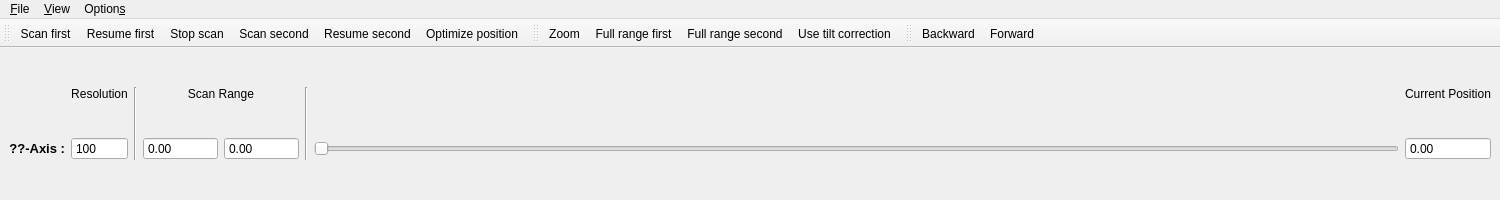
<?xml version="1.0" encoding="UTF-8"?>
<ui version="4.0">
 <class>MainWindow</class>
 <widget class="QMainWindow" name="MainWindow">
  <property name="geometry">
   <rect>
    <x>0</x>
    <y>0</y>
    <width>1500</width>
    <height>200</height>
   </rect>
  </property>
  <property name="sizePolicy">
   <sizepolicy hsizetype="Preferred" vsizetype="Preferred">
    <horstretch>0</horstretch>
    <verstretch>0</verstretch>
   </sizepolicy>
  </property>
  <property name="windowTitle">
   <string>qudi: Confocal</string>
  </property>
  <widget class="QWidget" name="centralwidget">
   <layout class="QGridLayout" name="gridLayout_3">
    <item row="1" column="6">
     <widget class="QSlider" name="axis_0_slider">
      <property name="minimumSize">
       <size>
        <width>150</width>
        <height>0</height>
       </size>
      </property>
      <property name="singleStep">
       <number>1</number>
      </property>
      <property name="orientation">
       <enum>Qt::Horizontal</enum>
      </property>
     </widget>
    </item>
    <item row="1" column="3">
     <widget class="ScienDSpinBox" name="axis_0_min_range_scienDSpinBox">
      <property name="sizePolicy">
       <sizepolicy hsizetype="Preferred" vsizetype="Fixed">
        <horstretch>0</horstretch>
        <verstretch>0</verstretch>
       </sizepolicy>
      </property>
      <property name="minimumSize">
       <size>
        <width>75</width>
        <height>0</height>
       </size>
      </property>
      <property name="maximumSize">
       <size>
        <width>16777215</width>
        <height>16777215</height>
       </size>
      </property>
      <property name="mouseTracking">
       <bool>true</bool>
      </property>
      <property name="focusPolicy">
       <enum>Qt::WheelFocus</enum>
      </property>
      <property name="acceptDrops">
       <bool>true</bool>
      </property>
      <property name="toolTip">
       <string>&lt;html&gt;&lt;head/&gt;&lt;body&gt;&lt;p&gt;&lt;span style=&quot; font-size:10pt; font-weight:600;&quot;&gt;X_Min&lt;/span&gt;&lt;/p&gt;&lt;/body&gt;&lt;/html&gt;</string>
      </property>
      <property name="alignment">
       <set>Qt::AlignLeading|Qt::AlignLeft|Qt::AlignVCenter</set>
      </property>
      <property name="buttonSymbols">
       <enum>QAbstractSpinBox::NoButtons</enum>
      </property>
      <property name="accelerated">
       <bool>true</bool>
      </property>
      <property name="decimals">
       <number>2</number>
      </property>
      <property name="minimum">
       <double>-200.000000000000000</double>
      </property>
      <property name="maximum">
       <double>200.000000000000000</double>
      </property>
      <property name="singleStep">
       <double>0.100000000000000</double>
      </property>
     </widget>
    </item>
    <item row="1" column="0">
     <widget class="QLabel" name="axis_0_label">
      <property name="sizePolicy">
       <sizepolicy hsizetype="Preferred" vsizetype="Fixed">
        <horstretch>0</horstretch>
        <verstretch>0</verstretch>
       </sizepolicy>
      </property>
      <property name="font">
       <font>
        <pointsize>10</pointsize>
        <weight>75</weight>
        <bold>true</bold>
       </font>
      </property>
      <property name="layoutDirection">
       <enum>Qt::LeftToRight</enum>
      </property>
      <property name="text">
       <string>??-Axis :</string>
      </property>
      <property name="scaledContents">
       <bool>false</bool>
      </property>
      <property name="alignment">
       <set>Qt::AlignRight|Qt::AlignTrailing|Qt::AlignVCenter</set>
      </property>
     </widget>
    </item>
    <item row="1" column="1">
     <widget class="QSpinBox" name="axis_0_resolution_spinBox">
      <property name="sizePolicy">
       <sizepolicy hsizetype="Preferred" vsizetype="Fixed">
        <horstretch>0</horstretch>
        <verstretch>0</verstretch>
       </sizepolicy>
      </property>
      <property name="minimumSize">
       <size>
        <width>50</width>
        <height>0</height>
       </size>
      </property>
      <property name="maximumSize">
       <size>
        <width>16777215</width>
        <height>16777215</height>
       </size>
      </property>
      <property name="mouseTracking">
       <bool>true</bool>
      </property>
      <property name="focusPolicy">
       <enum>Qt::WheelFocus</enum>
      </property>
      <property name="acceptDrops">
       <bool>true</bool>
      </property>
      <property name="toolTip">
       <string>&lt;html&gt;&lt;head/&gt;&lt;body&gt;&lt;p&gt;&lt;span style=&quot; font-size:10pt; font-weight:600;&quot;&gt;XY-Resolution&lt;/span&gt;&lt;/p&gt;&lt;/body&gt;&lt;/html&gt;</string>
      </property>
      <property name="alignment">
       <set>Qt::AlignLeading|Qt::AlignLeft|Qt::AlignVCenter</set>
      </property>
      <property name="buttonSymbols">
       <enum>QAbstractSpinBox::NoButtons</enum>
      </property>
      <property name="accelerated">
       <bool>true</bool>
      </property>
      <property name="minimum">
       <number>2</number>
      </property>
      <property name="maximum">
       <number>10000</number>
      </property>
      <property name="value">
       <number>100</number>
      </property>
     </widget>
    </item>
    <item row="1" column="4">
     <widget class="ScienDSpinBox" name="axis_0_max_range_scienDSpinBox">
      <property name="sizePolicy">
       <sizepolicy hsizetype="Preferred" vsizetype="Fixed">
        <horstretch>0</horstretch>
        <verstretch>0</verstretch>
       </sizepolicy>
      </property>
      <property name="minimumSize">
       <size>
        <width>75</width>
        <height>0</height>
       </size>
      </property>
      <property name="maximumSize">
       <size>
        <width>16777215</width>
        <height>16777215</height>
       </size>
      </property>
      <property name="mouseTracking">
       <bool>true</bool>
      </property>
      <property name="focusPolicy">
       <enum>Qt::WheelFocus</enum>
      </property>
      <property name="acceptDrops">
       <bool>true</bool>
      </property>
      <property name="toolTip">
       <string>&lt;html&gt;&lt;head/&gt;&lt;body&gt;&lt;p&gt;&lt;span style=&quot; font-size:10pt; font-weight:600;&quot;&gt;X_Max&lt;/span&gt;&lt;/p&gt;&lt;/body&gt;&lt;/html&gt;</string>
      </property>
      <property name="alignment">
       <set>Qt::AlignLeading|Qt::AlignLeft|Qt::AlignVCenter</set>
      </property>
      <property name="buttonSymbols">
       <enum>QAbstractSpinBox::NoButtons</enum>
      </property>
      <property name="accelerated">
       <bool>true</bool>
      </property>
      <property name="decimals">
       <number>2</number>
      </property>
      <property name="minimum">
       <double>-200.000000000000000</double>
      </property>
      <property name="maximum">
       <double>200.000000000000000</double>
      </property>
     </widget>
    </item>
    <item row="1" column="7">
     <widget class="ScienDSpinBox" name="axis_0_position_scienDSpinBox">
      <property name="sizePolicy">
       <sizepolicy hsizetype="Preferred" vsizetype="Fixed">
        <horstretch>0</horstretch>
        <verstretch>0</verstretch>
       </sizepolicy>
      </property>
      <property name="minimumSize">
       <size>
        <width>75</width>
        <height>0</height>
       </size>
      </property>
      <property name="maximumSize">
       <size>
        <width>16777215</width>
        <height>16777215</height>
       </size>
      </property>
      <property name="mouseTracking">
       <bool>true</bool>
      </property>
      <property name="focusPolicy">
       <enum>Qt::WheelFocus</enum>
      </property>
      <property name="acceptDrops">
       <bool>true</bool>
      </property>
      <property name="toolTip">
       <string>&lt;html&gt;&lt;head/&gt;&lt;body&gt;&lt;p&gt;&lt;span style=&quot; font-size:10pt; font-weight:600;&quot;&gt;X-position&lt;/span&gt;&lt;/p&gt;&lt;/body&gt;&lt;/html&gt;</string>
      </property>
      <property name="alignment">
       <set>Qt::AlignLeading|Qt::AlignLeft|Qt::AlignVCenter</set>
      </property>
      <property name="buttonSymbols">
       <enum>QAbstractSpinBox::NoButtons</enum>
      </property>
      <property name="accelerated">
       <bool>true</bool>
      </property>
      <property name="decimals">
       <number>2</number>
      </property>
      <property name="minimum">
       <double>-1000.000000000000000</double>
      </property>
      <property name="maximum">
       <double>1000.000000000000000</double>
      </property>
      <property name="singleStep">
       <double>0.010000000000000</double>
      </property>
     </widget>
    </item>
    <item row="0" column="7">
     <widget class="QLabel" name="position_label">
      <property name="sizePolicy">
       <sizepolicy hsizetype="Preferred" vsizetype="Fixed">
        <horstretch>0</horstretch>
        <verstretch>0</verstretch>
       </sizepolicy>
      </property>
      <property name="text">
       <string>Current Position</string>
      </property>
      <property name="alignment">
       <set>Qt::AlignCenter</set>
      </property>
     </widget>
    </item>
    <item row="0" column="3" colspan="2">
     <widget class="QLabel" name="scanrange_label">
      <property name="sizePolicy">
       <sizepolicy hsizetype="Preferred" vsizetype="Fixed">
        <horstretch>0</horstretch>
        <verstretch>0</verstretch>
       </sizepolicy>
      </property>
      <property name="text">
       <string>Scan Range</string>
      </property>
      <property name="alignment">
       <set>Qt::AlignCenter</set>
      </property>
     </widget>
    </item>
    <item row="0" column="1">
     <widget class="QLabel" name="resolution_label">
      <property name="sizePolicy">
       <sizepolicy hsizetype="Preferred" vsizetype="Fixed">
        <horstretch>0</horstretch>
        <verstretch>0</verstretch>
       </sizepolicy>
      </property>
      <property name="minimumSize">
       <size>
        <width>50</width>
        <height>0</height>
       </size>
      </property>
      <property name="maximumSize">
       <size>
        <width>16777215</width>
        <height>16777215</height>
       </size>
      </property>
      <property name="text">
       <string>Resolution</string>
      </property>
      <property name="alignment">
       <set>Qt::AlignCenter</set>
      </property>
     </widget>
    </item>
    <item row="0" column="2" rowspan="2">
     <widget class="Line" name="line">
      <property name="sizePolicy">
       <sizepolicy hsizetype="Fixed" vsizetype="Preferred">
        <horstretch>0</horstretch>
        <verstretch>0</verstretch>
       </sizepolicy>
      </property>
      <property name="orientation">
       <enum>Qt::Vertical</enum>
      </property>
     </widget>
    </item>
    <item row="0" column="5" rowspan="2">
     <widget class="Line" name="line_2">
      <property name="sizePolicy">
       <sizepolicy hsizetype="Fixed" vsizetype="Preferred">
        <horstretch>0</horstretch>
        <verstretch>0</verstretch>
       </sizepolicy>
      </property>
      <property name="orientation">
       <enum>Qt::Vertical</enum>
      </property>
     </widget>
    </item>
   </layout>
  </widget>
  <widget class="QMenuBar" name="menubar">
   <property name="geometry">
    <rect>
     <x>0</x>
     <y>0</y>
     <width>1500</width>
     <height>21</height>
    </rect>
   </property>
   <widget class="QMenu" name="menuFile">
    <property name="title">
     <string>&amp;File</string>
    </property>
    <addaction name="action_save_first_2d_scan"/>
    <addaction name="action_save_second_2d_scan"/>
    <addaction name="separator"/>
    <addaction name="action_close_window"/>
   </widget>
   <widget class="QMenu" name="menu_Options">
    <property name="title">
     <string>Option&amp;s</string>
    </property>
    <addaction name="action_scanner_settings"/>
    <addaction name="action_optimizer_settings"/>
    <addaction name="action_display_settings"/>
   </widget>
   <widget class="QMenu" name="menuView">
    <property name="title">
     <string>&amp;View</string>
    </property>
    <widget class="QMenu" name="menuToolbars">
     <property name="title">
      <string>Too&amp;lbars</string>
     </property>
     <addaction name="action_view_scanner_toolbar"/>
     <addaction name="action_view_utility_toolbar"/>
     <addaction name="action_view_history_toolbar"/>
    </widget>
    <addaction name="action_view_first_2d_scan"/>
    <addaction name="action_view_second_2d_scan"/>
    <addaction name="action_view_scanner_control"/>
    <addaction name="action_view_optimizer"/>
    <addaction name="action_view_line_scan"/>
    <addaction name="action_view_tilt_correction"/>
    <addaction name="menuToolbars"/>
    <addaction name="separator"/>
    <addaction name="action_restore_default_view"/>
    <addaction name="separator"/>
    <addaction name="action_autorange_2d_scans"/>
   </widget>
   <addaction name="menuFile"/>
   <addaction name="menuView"/>
   <addaction name="menu_Options"/>
  </widget>
  <widget class="QToolBar" name="scan_toolBar">
   <property name="windowTitle">
    <string>Scan toolbar</string>
   </property>
   <property name="toolButtonStyle">
    <enum>Qt::ToolButtonTextUnderIcon</enum>
   </property>
   <property name="floatable">
    <bool>false</bool>
   </property>
   <attribute name="toolBarArea">
    <enum>TopToolBarArea</enum>
   </attribute>
   <attribute name="toolBarBreak">
    <bool>false</bool>
   </attribute>
   <addaction name="action_start_first_2d_scan"/>
   <addaction name="action_resume_first_2d_scan"/>
   <addaction name="action_stop_scanning"/>
   <addaction name="action_start_second_2d_scan"/>
   <addaction name="action_resume_second_2d_scan"/>
   <addaction name="action_optimize_position"/>
  </widget>
  <widget class="QToolBar" name="util_toolBar">
   <property name="windowTitle">
    <string>Utilities Toolbar</string>
   </property>
   <property name="toolButtonStyle">
    <enum>Qt::ToolButtonTextUnderIcon</enum>
   </property>
   <property name="floatable">
    <bool>false</bool>
   </property>
   <attribute name="toolBarArea">
    <enum>TopToolBarArea</enum>
   </attribute>
   <attribute name="toolBarBreak">
    <bool>false</bool>
   </attribute>
   <addaction name="action_utility_zoom"/>
   <addaction name="action_utility_full_range_first"/>
   <addaction name="action_utility_full_range_second"/>
   <addaction name="action_utility_tilt_correction"/>
  </widget>
  <widget class="QToolBar" name="history_toolBar">
   <property name="enabled">
    <bool>true</bool>
   </property>
   <property name="windowTitle">
    <string>toolBar</string>
   </property>
   <property name="toolButtonStyle">
    <enum>Qt::ToolButtonTextUnderIcon</enum>
   </property>
   <property name="floatable">
    <bool>false</bool>
   </property>
   <attribute name="toolBarArea">
    <enum>TopToolBarArea</enum>
   </attribute>
   <attribute name="toolBarBreak">
    <bool>false</bool>
   </attribute>
   <addaction name="action_history_back"/>
   <addaction name="action_history_forward"/>
  </widget>
  <action name="action_save_first_2d_scan">
   <property name="icon">
    <iconset>
     <normaloff>../../artwork/icons/oxygen/22x22/document-save.png</normaloff>../../artwork/icons/oxygen/22x22/document-save.png</iconset>
   </property>
   <property name="text">
    <string>Save first 2D scan</string>
   </property>
   <property name="toolTip">
    <string>Save first 2D scan data and corresponding image</string>
   </property>
  </action>
  <action name="action_scanner_settings">
   <property name="icon">
    <iconset>
     <normaloff>../../artwork/icons/oxygen/22x22/configure.png</normaloff>../../artwork/icons/oxygen/22x22/configure.png</iconset>
   </property>
   <property name="text">
    <string>Scanner Settings</string>
   </property>
  </action>
  <action name="action_close_window">
   <property name="icon">
    <iconset>
     <normaloff>../../artwork/icons/oxygen/22x22/application-exit.png</normaloff>../../artwork/icons/oxygen/22x22/application-exit.png</iconset>
   </property>
   <property name="text">
    <string>Close window</string>
   </property>
   <property name="toolTip">
    <string>Close scanning window</string>
   </property>
  </action>
  <action name="action_save_second_2d_scan">
   <property name="icon">
    <iconset>
     <normaloff>../../artwork/icons/oxygen/22x22/document-save.png</normaloff>../../artwork/icons/oxygen/22x22/document-save.png</iconset>
   </property>
   <property name="text">
    <string>Save second 2D scan</string>
   </property>
   <property name="toolTip">
    <string>Save second 2D scan data and corresponding image</string>
   </property>
  </action>
  <action name="action_optimizer_settings">
   <property name="icon">
    <iconset>
     <normaloff>../../artwork/icons/oxygen/22x22/configure.png</normaloff>../../artwork/icons/oxygen/22x22/configure.png</iconset>
   </property>
   <property name="text">
    <string>Optimizer Settings</string>
   </property>
  </action>
  <action name="action_utility_zoom">
   <property name="checkable">
    <bool>true</bool>
   </property>
   <property name="icon">
    <iconset>
     <normaloff>../../artwork/icons/oxygen/22x22/zoom-select.png</normaloff>
     <normalon>../../artwork/icons/qudiTheme/32x32/search_active.png</normalon>../../artwork/icons/oxygen/22x22/zoom-select.png</iconset>
   </property>
   <property name="text">
    <string>Zoom</string>
   </property>
   <property name="toolTip">
    <string>Toggle zooming by rubberband selection. Will set scan ranges accordingly.
Shortcut:Z</string>
   </property>
   <property name="shortcut">
    <string>Z</string>
   </property>
  </action>
  <action name="action_view_first_2d_scan">
   <property name="checkable">
    <bool>true</bool>
   </property>
   <property name="checked">
    <bool>true</bool>
   </property>
   <property name="text">
    <string>First 2D scan</string>
   </property>
   <property name="toolTip">
    <string>Toggle first 2D scan view
Shortcut: Alt+X</string>
   </property>
   <property name="shortcut">
    <string>Alt+X</string>
   </property>
  </action>
  <action name="action_view_second_2d_scan">
   <property name="checkable">
    <bool>true</bool>
   </property>
   <property name="checked">
    <bool>true</bool>
   </property>
   <property name="text">
    <string>Second 2D scan</string>
   </property>
   <property name="toolTip">
    <string>Toggle second 2D scan view
Shortcut: Alt+D</string>
   </property>
   <property name="shortcut">
    <string>Alt+D</string>
   </property>
  </action>
  <action name="action_view_scanner_control">
   <property name="checkable">
    <bool>true</bool>
   </property>
   <property name="checked">
    <bool>true</bool>
   </property>
   <property name="text">
    <string>Scanner control</string>
   </property>
   <property name="toolTip">
    <string>Toggle scanner control view</string>
   </property>
  </action>
  <action name="action_view_optimizer">
   <property name="checkable">
    <bool>true</bool>
   </property>
   <property name="checked">
    <bool>true</bool>
   </property>
   <property name="text">
    <string>Optimizer</string>
   </property>
   <property name="toolTip">
    <string>Toggle optimizer view
Shortcut:Alt+O</string>
   </property>
   <property name="shortcut">
    <string>Alt+O</string>
   </property>
  </action>
  <action name="action_start_first_2d_scan">
   <property name="icon">
    <iconset>
     <normaloff>../../artwork/icons/qudiTheme/22x22/scan-xy-start.png</normaloff>../../artwork/icons/qudiTheme/22x22/scan-xy-start.png</iconset>
   </property>
   <property name="text">
    <string>Scan first</string>
   </property>
   <property name="toolTip">
    <string>Start a fresh 2d scan
Shortcut:Shift+S</string>
   </property>
   <property name="shortcut">
    <string>Shift+S</string>
   </property>
  </action>
  <action name="action_resume_first_2d_scan">
   <property name="icon">
    <iconset>
     <normaloff>../../artwork/icons/qudiTheme/22x22/scan-xy-resume.png</normaloff>../../artwork/icons/qudiTheme/22x22/scan-xy-resume.png</iconset>
   </property>
   <property name="text">
    <string>Resume first</string>
   </property>
   <property name="toolTip">
    <string>Resume an interrupted 2D scan
Shortcut:Shift+R</string>
   </property>
   <property name="shortcut">
    <string>Shift+R</string>
   </property>
  </action>
  <action name="action_start_second_2d_scan">
   <property name="icon">
    <iconset>
     <normaloff>../../artwork/icons/qudiTheme/22x22/scan-depth-start.png</normaloff>../../artwork/icons/qudiTheme/22x22/scan-depth-start.png</iconset>
   </property>
   <property name="text">
    <string>Scan second</string>
   </property>
   <property name="toolTip">
    <string>Start a fresh 2D scan
Shortcut:Shift+D</string>
   </property>
   <property name="shortcut">
    <string>Shift+D</string>
   </property>
  </action>
  <action name="action_resume_second_2d_scan">
   <property name="icon">
    <iconset>
     <normaloff>../../artwork/icons/qudiTheme/22x22/scan-depth-resume.png</normaloff>../../artwork/icons/qudiTheme/22x22/scan-depth-resume.png</iconset>
   </property>
   <property name="text">
    <string>Resume second</string>
   </property>
   <property name="toolTip">
    <string>Resume an interrupted 2D scan</string>
   </property>
  </action>
  <action name="action_optimize_position">
   <property name="icon">
    <iconset>
     <normaloff>../../artwork/icons/qudiTheme/22x22/optimize-position.png</normaloff>../../artwork/icons/qudiTheme/22x22/optimize-position.png</iconset>
   </property>
   <property name="text">
    <string>Optimize position</string>
   </property>
   <property name="toolTip">
    <string>Optimize scanner position according to the configured procedure
Shortcut:Ctrl+Alt+X</string>
   </property>
   <property name="statusTip">
    <string/>
   </property>
   <property name="shortcut">
    <string>Ctrl+Alt+X</string>
   </property>
  </action>
  <action name="action_stop_scanning">
   <property name="icon">
    <iconset>
     <normaloff>../../artwork/icons/qudiTheme/22x22/stop-scan.png</normaloff>../../artwork/icons/qudiTheme/22x22/stop-scan.png</iconset>
   </property>
   <property name="text">
    <string>Stop scan</string>
   </property>
   <property name="toolTip">
    <string>Stop scanning XY or depth and return to &quot;ready&quot; state. Shortcut:Shift+E</string>
   </property>
   <property name="shortcut">
    <string>Shift+E</string>
   </property>
  </action>
  <action name="action_restore_default_view">
   <property name="text">
    <string>Restore default</string>
   </property>
   <property name="toolTip">
    <string>Restore default arrangement of dock widgets </string>
   </property>
  </action>
  <action name="action_view_scanner_toolbar">
   <property name="checkable">
    <bool>true</bool>
   </property>
   <property name="checked">
    <bool>true</bool>
   </property>
   <property name="text">
    <string>Scanning</string>
   </property>
   <property name="toolTip">
    <string>Toggle toolbar containing actions to control the scanner</string>
   </property>
  </action>
  <action name="action_view_utility_toolbar">
   <property name="checkable">
    <bool>true</bool>
   </property>
   <property name="checked">
    <bool>true</bool>
   </property>
   <property name="text">
    <string>Utility</string>
   </property>
   <property name="toolTip">
    <string>Toggle toolbar containing useful utilities</string>
   </property>
  </action>
  <action name="action_utility_tilt_correction">
   <property name="checkable">
    <bool>true</bool>
   </property>
   <property name="icon">
    <iconset>
     <normaloff>../../artwork/icons/qudiTheme/22x22/correct-tilt.png</normaloff>../../artwork/icons/qudiTheme/22x22/correct-tilt.png</iconset>
   </property>
   <property name="text">
    <string>Use tilt correction</string>
   </property>
   <property name="toolTip">
    <string>Apply coordinate transformation according to the configured tilt correction</string>
   </property>
  </action>
  <action name="action_view_tilt_correction">
   <property name="checkable">
    <bool>true</bool>
   </property>
   <property name="text">
    <string>Tilt correction</string>
   </property>
   <property name="toolTip">
    <string>Toggle tilt correction view</string>
   </property>
  </action>
  <action name="action_history_forward">
   <property name="enabled">
    <bool>true</bool>
   </property>
   <property name="icon">
    <iconset>
     <normaloff>../../artwork/icons/oxygen/22x22/go-next.png</normaloff>../../artwork/icons/oxygen/22x22/go-next.png</iconset>
   </property>
   <property name="text">
    <string>Forward</string>
   </property>
   <property name="toolTip">
    <string>Go forward in scan history
Shortcut:Ctrl+R</string>
   </property>
   <property name="shortcut">
    <string>Ctrl+R</string>
   </property>
  </action>
  <action name="action_history_back">
   <property name="enabled">
    <bool>true</bool>
   </property>
   <property name="icon">
    <iconset>
     <normaloff>../../artwork/icons/oxygen/22x22/go-previous.png</normaloff>../../artwork/icons/oxygen/22x22/go-previous.png</iconset>
   </property>
   <property name="text">
    <string>Backward</string>
   </property>
   <property name="toolTip">
    <string>Go backwards in scan history
Shortcut:Ctrl+Z</string>
   </property>
   <property name="shortcut">
    <string>Ctrl+Z</string>
   </property>
  </action>
  <action name="action_view_line_scan">
   <property name="checkable">
    <bool>true</bool>
   </property>
   <property name="text">
    <string>Line scan</string>
   </property>
   <property name="toolTip">
    <string>Toggle line scan view</string>
   </property>
  </action>
  <action name="action_utility_full_range_first">
   <property name="icon">
    <iconset>
     <normaloff>../../artwork/icons/oxygen/22x22/zoom-fit-best.png</normaloff>../../artwork/icons/oxygen/22x22/zoom-fit-best.png</iconset>
   </property>
   <property name="text">
    <string>Full range first</string>
   </property>
   <property name="toolTip">
    <string>Set first 2D scan to full scan range
Shortcut:Ctrl+Alt+&lt;</string>
   </property>
   <property name="shortcut">
    <string>Ctrl+Alt+&lt;</string>
   </property>
  </action>
  <action name="action_utility_full_range_second">
   <property name="icon">
    <iconset>
     <normaloff>../../artwork/icons/oxygen/22x22/zoom-fit-best.png</normaloff>../../artwork/icons/oxygen/22x22/zoom-fit-best.png</iconset>
   </property>
   <property name="text">
    <string>Full range second</string>
   </property>
   <property name="toolTip">
    <string>Set second 2D scan to full scan range
Shortcut:Ctrl+Alt+Y</string>
   </property>
   <property name="shortcut">
    <string>Ctrl+Alt+Y</string>
   </property>
  </action>
  <action name="action_autorange_2d_scans">
   <property name="checkable">
    <bool>false</bool>
   </property>
   <property name="text">
    <string>Auto range 2D scans</string>
   </property>
   <property name="toolTip">
    <string>Automatically adjust axes ranges for 2D scan images
Shortcut: Shift+R</string>
   </property>
   <property name="shortcut">
    <string>Shift+R</string>
   </property>
  </action>
  <action name="action_display_settings">
   <property name="icon">
    <iconset>
     <normaloff>../../artwork/icons/oxygen/22x22/configure.png</normaloff>../../artwork/icons/oxygen/22x22/configure.png</iconset>
   </property>
   <property name="text">
    <string>Display Settings</string>
   </property>
  </action>
  <action name="action_view_history_toolbar">
   <property name="checkable">
    <bool>true</bool>
   </property>
   <property name="checked">
    <bool>true</bool>
   </property>
   <property name="text">
    <string>History</string>
   </property>
   <property name="toolTip">
    <string>Toggle toolbar containing actions to control the scanning history</string>
   </property>
  </action>
 </widget>
 <customwidgets>
  <customwidget>
   <class>ScienDSpinBox</class>
   <extends>QDoubleSpinBox</extends>
   <header>qtwidgets.scientific_spinbox.h</header>
  </customwidget>
 </customwidgets>
 <tabstops>
  <tabstop>axis_0_resolution_spinBox</tabstop>
  <tabstop>axis_0_min_range_scienDSpinBox</tabstop>
  <tabstop>axis_0_max_range_scienDSpinBox</tabstop>
  <tabstop>axis_0_slider</tabstop>
  <tabstop>axis_0_position_scienDSpinBox</tabstop>
 </tabstops>
 <resources/>
 <connections>
  <connection>
   <sender>action_close_window</sender>
   <signal>triggered()</signal>
   <receiver>MainWindow</receiver>
   <slot>close()</slot>
   <hints>
    <hint type="sourcelabel">
     <x>-1</x>
     <y>-1</y>
    </hint>
    <hint type="destinationlabel">
     <x>627</x>
     <y>188</y>
    </hint>
   </hints>
  </connection>
  <connection>
   <sender>action_view_scanner_toolbar</sender>
   <signal>triggered(bool)</signal>
   <receiver>scan_toolBar</receiver>
   <slot>setVisible(bool)</slot>
   <hints>
    <hint type="sourcelabel">
     <x>-1</x>
     <y>-1</y>
    </hint>
    <hint type="destinationlabel">
     <x>368</x>
     <y>46</y>
    </hint>
   </hints>
  </connection>
  <connection>
   <sender>action_view_utility_toolbar</sender>
   <signal>triggered(bool)</signal>
   <receiver>util_toolBar</receiver>
   <slot>setVisible(bool)</slot>
   <hints>
    <hint type="sourcelabel">
     <x>-1</x>
     <y>-1</y>
    </hint>
    <hint type="destinationlabel">
     <x>784</x>
     <y>67</y>
    </hint>
   </hints>
  </connection>
  <connection>
   <sender>scan_toolBar</sender>
   <signal>visibilityChanged(bool)</signal>
   <receiver>action_view_scanner_toolbar</receiver>
   <slot>setChecked(bool)</slot>
   <hints>
    <hint type="sourcelabel">
     <x>457</x>
     <y>62</y>
    </hint>
    <hint type="destinationlabel">
     <x>-1</x>
     <y>-1</y>
    </hint>
   </hints>
  </connection>
  <connection>
   <sender>util_toolBar</sender>
   <signal>visibilityChanged(bool)</signal>
   <receiver>action_view_utility_toolbar</receiver>
   <slot>setChecked(bool)</slot>
   <hints>
    <hint type="sourcelabel">
     <x>784</x>
     <y>62</y>
    </hint>
    <hint type="destinationlabel">
     <x>-1</x>
     <y>-1</y>
    </hint>
   </hints>
  </connection>
  <connection>
   <sender>history_toolBar</sender>
   <signal>visibilityChanged(bool)</signal>
   <receiver>action_view_history_toolbar</receiver>
   <slot>setChecked(bool)</slot>
   <hints>
    <hint type="sourcelabel">
     <x>973</x>
     <y>67</y>
    </hint>
    <hint type="destinationlabel">
     <x>-1</x>
     <y>-1</y>
    </hint>
   </hints>
  </connection>
  <connection>
   <sender>action_view_history_toolbar</sender>
   <signal>triggered(bool)</signal>
   <receiver>history_toolBar</receiver>
   <slot>setVisible(bool)</slot>
   <hints>
    <hint type="sourcelabel">
     <x>-1</x>
     <y>-1</y>
    </hint>
    <hint type="destinationlabel">
     <x>973</x>
     <y>67</y>
    </hint>
   </hints>
  </connection>
 </connections>
</ui>
